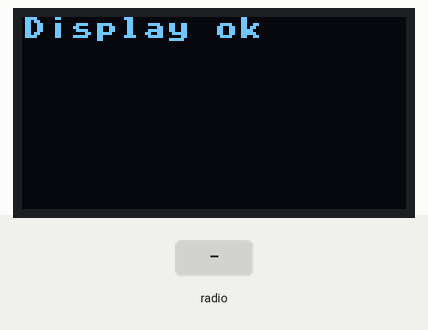
Recording of a program running on a simulated ESP32 board running MicroPython. Parts: 128×64 one-colour display. Inputs (shaded band) come from the test bench. Library files of the repository ran but are not shown: ssd1306.py; what the program prints to the serial console is not drawn.

Above: at 0.1 s.
At 6.2 s:
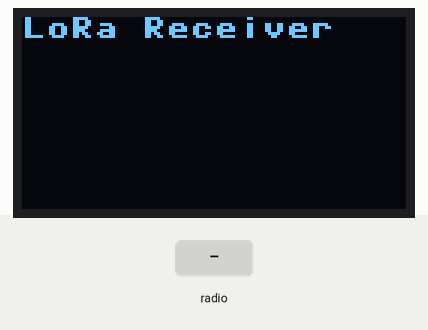
6.3 s: radio message "1" arrives
At 6.9 s:
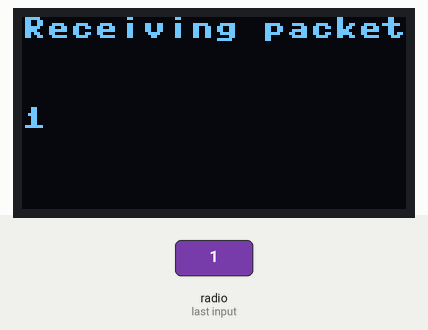
Timing chart, 0 to 9.3 s (numbered marks = the images above; inputs shaded):
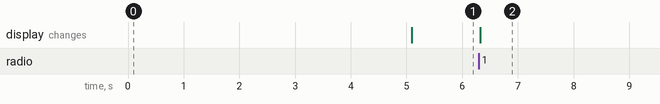

Measured:
- after the input at 6.3 s, the display: changes at once (image 2)

The program:

main.py
```python
from machine import Pin, SoftSPI, I2C
from sx127x import SX127x
from time import sleep
import ssd1306

rst = Pin(16, Pin.OUT)
rst.value(1)
scl = Pin(15, Pin.OUT, Pin.PULL_UP)
sda = Pin(4, Pin.OUT, Pin.PULL_UP)
i2c = I2C(scl=scl, sda=sda, freq=450000)
oled = ssd1306.SSD1306_I2C(128, 64, i2c, addr=0x3c)

oled.fill(0)
oled.text('Display ok', 0, 0, 1)
oled.show()
sleep(5)
oled.show()
#oled.poweroff()

lora_parameters = {
    'frequency': 433E6,
    'tx_power_level': 2,
    'signal_bandwidth': 250E3,
    'spreading_factor': 12,
    'coding_rate': 4,
    'preamble_length': 6,
    'implicit_header': False,
    'sync_word': 0x12,
    'enable_CRC': False,
    'invert_IQ': False,
}

device_config = {
    'miso':19,
    'mosi':27,
    'ss':18,
    'sck':5,
    'dio_0':26,
    'reset':14,
}

device_spi = SoftSPI(baudrate = 10000000,
        polarity = 0, phase = 0, bits = 8, firstbit = SoftSPI.MSB,
        sck = Pin(device_config['sck'], Pin.OUT, Pin.PULL_DOWN),
        mosi = Pin(device_config['mosi'], Pin.OUT, Pin.PULL_UP),
        miso = Pin(device_config['miso'], Pin.IN, Pin.PULL_UP))

lora = SX127x(device_spi, pins=device_config, parameters=lora_parameters)


print("LoRa Receiver")
oled.fill(0)
oled.text("LoRa Receiver", 0, 0, 1)
oled.show()

while True:
    if lora.received_packet():
            print('something here')
            payload = lora.read_payload().decode('UTF-8')
            print(payload)
            oled.fill(0)
            oled.text('Receiving packet:', 0, 0, 1)
            oled.text('{}'.format(payload), 0, 30, 1)
            oled.show()
```
